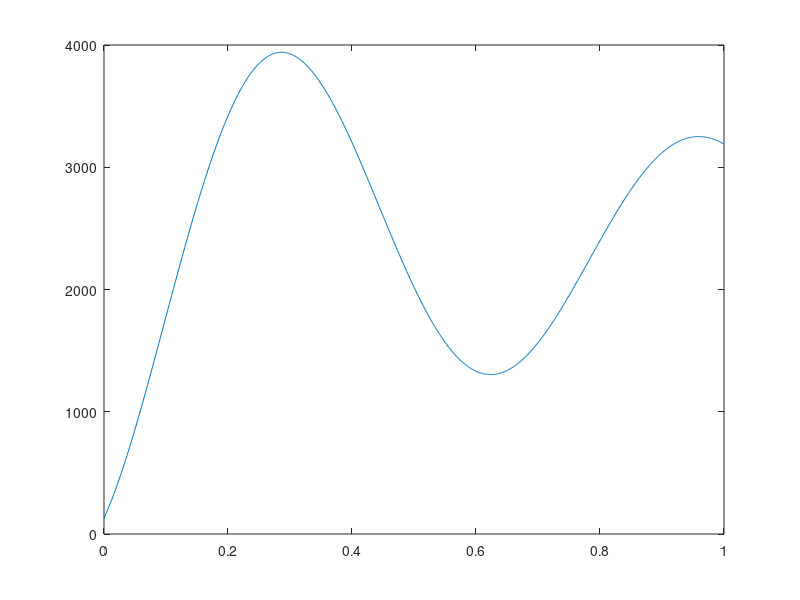

Here is the MATLAB script that generated this plot: (Note: this script raises an error after producing the figure.)
format long
global duration IntraPHY_20MHz IntraPHY_40MHz IntraPHY_60MHz
duration = 1e3; %1000ms or tti = 1s
t = linspace(0,1,duration);
% data_Rate =  (725 + 2100*sinc(3*t + 1.7))*4; %4Gbps is max
data_Rate =  (600 + 3000*sinc(3*t + 1.6))*4;
plot(t,data_Rate)

%%
hold on

PDCP_RLC = data_Rate + 16;
MAC_PHY = data_Rate + 133;
%1: Fronthaul BW_req, 2:Max User traffic at that channel BW
IntraPHY_100MHz = [((1200*5)*14*8*7* 2*1000 + 713.9)/1e6,(150*(100/20)*(8/6)*(8/2))];
IntraPHY_80MHz = [((1200*4)*14*8*7* 2*1000 + 713.9)/1e6,(150*(80/20)*(8/6)*(8/2))];
IntraPHY_60MHz = [((1200*3)*14*8*7* 2*1000 + 713.9)/1e6,(150*(60/20)*(8/6)*(8/2))];
IntraPHY_40MHz = [((1200*2)*14*8*7* 2*1000 + 713.9)/1e6,(150*(40/20)*(8/6)*(8/2))];
IntraPHY_20MHz = [((1200*1)*14*8*7* 2*1000 + 713.9)/1e6, (150*(20/20)*(8/6)*(8/2))];
% PHY_RF_20MHz = [(30.72*32*32*1/1000), (150*(20/20)*(8/6)*(8/2))];

y = Dynamic_split(data_Rate);
plot(t,y,'LineWidth',2)
% i_not_centralized = (data_Rate>IntraPHY_60MHz(2));
% plot(t(i_not_centralized), y(i_not_centralized),'g')

yline(6000,'--r','Maximum BW')
yline(IntraPHY_20MHz(1),'--','7-20MHz')
yline(IntraPHY_40MHz(1),'--','7-40MHz')
yline(IntraPHY_60MHz(1),'--','7-60MHz')
yline(IntraPHY_80MHz(1),'--','7-80MHz')
yline(IntraPHY_100MHz(1),'--','7-100MHz')


% ylim([0 6500])

xlabel('time')
ylabel('Traffic on the midhaul (Mbps)')
legend('User Traffic','Adaptive Split','Location','southeast')
% xticks(0:80:1000)
% % xticklabels(0:24
set(gca,'xtick',[])
set(gca,'xticklabel',[])
hold off

% plot(t,PDCP_RLC)%,'--','LineWidth',2)
% plot(t,MAC_PHY)%,'--','LineWidth',2)
% 
% xlabel('t')
% ylabel('Fronthaul BW required (Mbps)')
% yline(4000,'--r','Maximum BW')
% yline(4133,':k')
% %,'Max-BW')
% %find(MAC_PHY>4000,1), when MAC_PHY Exceeds Max BW
% x1=xline(0.207,'--b');
% xl.LabelVerticalAlignment = 'middle';
% xl.LabelHorizontalAlignment = 'center';
% % set(gca,'YTick',[4133])
% ylim([2000 4250])
% legend('User Traffic','PDCP-RLC','MAC-PHY')

function BW = Dynamic_split(User_traffic)
global duration IntraPHY_20MHz IntraPHY_40MHz IntraPHY_60MHz
BW = zeros(duration,1);
for i=1:duration
    if(User_traffic(i)<IntraPHY_20MHz(2))
        BW(i) = IntraPHY_20MHz(1);
    elseif(User_traffic(i)<IntraPHY_40MHz(2))
        BW(i) = IntraPHY_40MHz(1);
    elseif(User_traffic(i)<IntraPHY_60MHz(2))
        BW(i) = IntraPHY_60MHz(1);
    else
        BW(i) = User_traffic(i) + 133;    
    end
end
end
